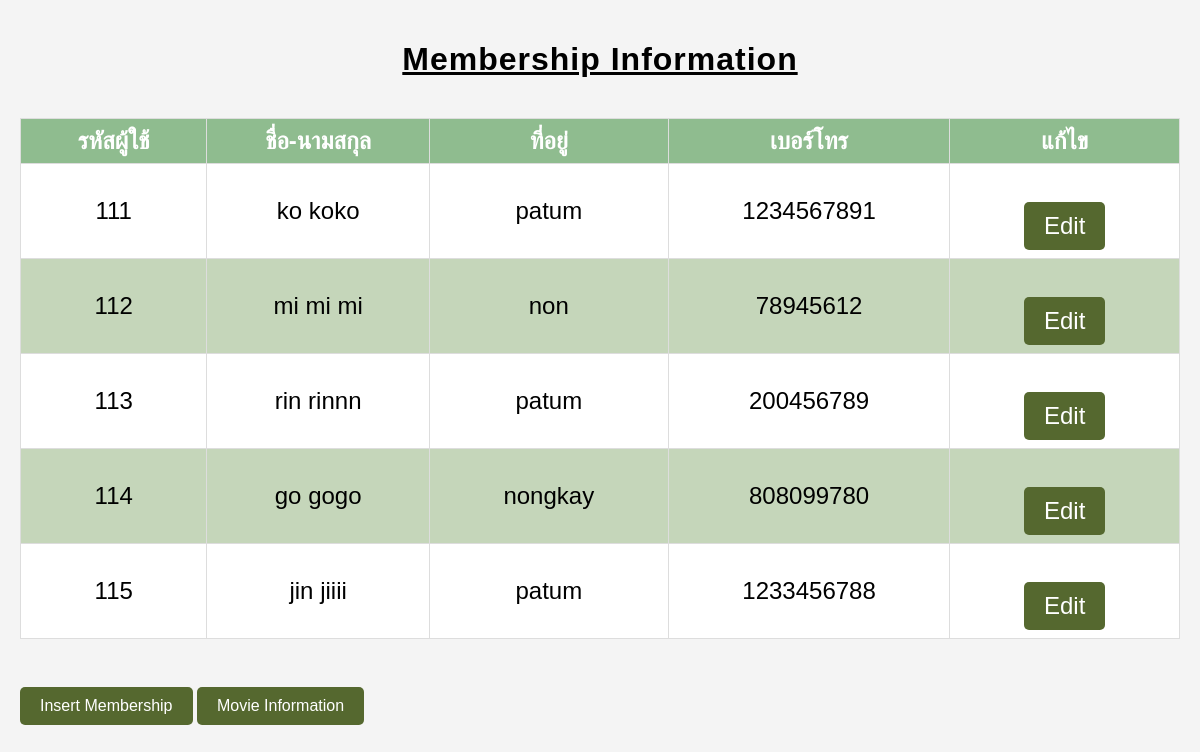
/mainm.php, run on the app's committed database.
### tables this page shows
CREATE TABLE `member` (
  `mid` varchar(3) NOT NULL,
  `mname` varchar(20) NOT NULL,
  `mlastname` varchar(30) NOT NULL,
  `address` varchar(50) NOT NULL,
  `telephone` int(11) NOT NULL
);

### mainm.php (the view, shortened to what this page needs)
<!DOCTYPE html>
<html lang="en">
<head>
    <link rel="stylesheet" href="style.css">
</head>
<body>
<?php
    require 'conn.php';
    $sql = "SELECT * FROM member";
    $result = $conn->query($sql);
?>
<h1>Membership Information</h1><br>
        <table>
            <thead>
                <tr>
                    <th>รหัสผู้ใช้</th>
                    <th>ชื่อ-นามสกุล</th>
                    <th>ที่อยู่</th>
                    <th>เบอร์โทร</th>
                    <th>แก้ไข</th>
                </tr>
            </thead>
            <tbody>
                <?php
                    if ($result->num_rows > 0) {
                        while($row = $result->fetch_assoc()) {
                            echo"<tr><td>".$row["mid"]."</td>"."<td>".$row["mname"]." ".$row["mlastname"]."</td>"."<td>".$row["address"]."</td>"."<td>".$row["telephone"]."</td>"."<td>"."<a href='editm.php?mid=".$row["mid"]."'><button> Edit </button></a>"."</td>";
                            echo "</tr>";
                        }
                    }else {
                        echo "0 results";
                    }
                ?>
            </tbody>
        </table>
        <br>
        <a href='insertm.php'><button> Insert Membership</button></a>
        <a href='mainv.php'><button>Movie Information</button></a>
</html>

### style.css (style rules this page uses)
body { font-family: Arial, sans-serif; background-color: #f4f4f4; margin: 0; padding: 20px; }
h1 { text-align: center; font-size: xx-large; text-decoration: underline; letter-spacing: 1px; }
th { padding-top: 12px; padding-bottom: 12px; text-align: center; width: 3%; background-color:#8fbc8f; color: rgb(255, 255, 255); }
tr:nth-child(even) { background-color: #C5D6BA; }
th,td { border: 1px solid #ddd; padding: 8px; }
table { background-color: white; border-collapse: collapse; border-radius : 1.5px solid #2e8b57; font-size: x-large; text-align: center; width: 100%; height: 70%; }
a { text-decoration: none; display: inline-block; margin-top: 30px; }
button { background-color: #55682f; color: white; padding: 10px 20px; border: none; border-radius: 5px; cursor: pointer; font-size: 1em; display: inline-block; width: 100%; }

### data on the page
member: mid "111", mname "ko", mlastname "koko", address "patum", telephone "1234567891"
member: mid "112", mname "mi", mlastname "mi mi", address "non", telephone "78945612"
member: mid "113", mname "rin", mlastname "rinnn", address "patum", telephone "200456789"
member: mid "114", mname "go", mlastname "gogo", address "nongkay", telephone "808099780"
member: mid "115", mname "jin", mlastname "jiiii", address "patum", telephone "1233456788"
